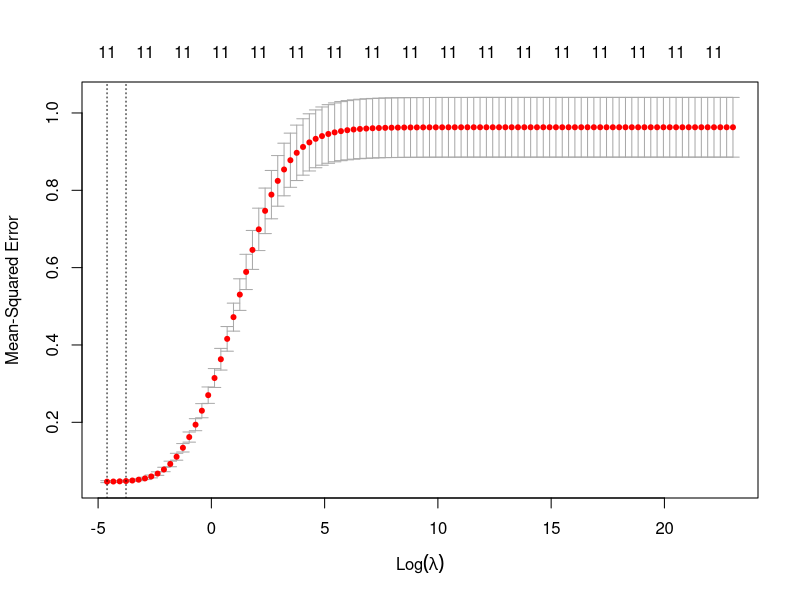

The R source for this figure: (Note: this script raises an error after producing the figure.)
#install.packages("glmnet")
library(glmnet)

#Load data 
scaledCredit = as.matrix(read.csv("data/scaled-credit.csv"))[,-1]
trainSet = as.matrix(read.csv("data/train-set.csv"))[,-1]
testSet = as.matrix(read.csv("data/test-set.csv"))[,-1]

#Set Random seeds
set.seed(12345)

#Run train set using ten-fold cross-validation
grid = 10^seq(10, -2, length = 100)
trainx = as.matrix(trainSet[,3:13])
trainy = as.matrix(trainSet[,14])
ridgeCV = cv.glmnet(trainx, trainy, alpha = 0, intercept = F, standardize = F,lambda = grid)

#Select the best model
RidgeBest = ridgeCV$lambda.min

#Plot the cross-validation errors
png("images/ridgeCV.png")
plot(ridgeCV)
dev.off()

# Use test set to compute the test Mean Square Error (test MSE)
testx <- as.matrix(testSet[,3:13])
testy <- as.matrix(testSet[,14])
ridgePred = predict(ridgeCV, testx, s = RidgeBest)

# Calculating the MSE
ridgeP <- predict(ridgeCV,testx, s = RidgeBest)
ridgeMSE <- mean((ridgeP-testy)^2)

# refit the model on the full data set using the parameter chosen by cross-validation
fullx = as.matrix(scaledCredit[,2:12])
fully = as.matrix(scaledCredit[,13])
fullFit <- glmnet(fullx, fully, lambda = RidgeBest, intercept = FALSE, 
                  standardize = FALSE, alpha = 0)
ridgeFitcoef <- coef(fullFit, s = RidgeBest)

#Save Ridge model in binary data
save(ridgeCV, RidgeBest, RidgeMSE, ridgeFitcoef, file = "data/ridge.RData")


# Sinking output to txt file
sink('./data/ridge-output.txt')
cat('\nRidge best model\n')
print(RidgeBest)
cat('Ridge MSE\n')
print(ridgeMSE)
cat('Ridge regression coefficients\n')
print(ridgeFitcoef)
sink()